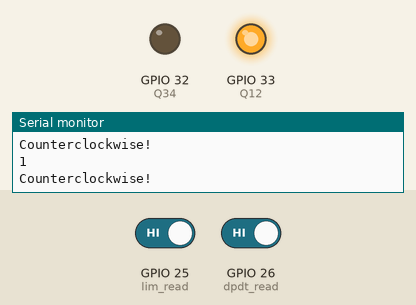
This sketch was run on a simulated ESP32. Parts: output pins drawn as LEDs (lit = HIGH), the last lines printed to the serial monitor. The test bench sets the inputs (shaded band); at power-on: GPIO 25 (lim_read) HIGH, GPIO 26 (dpdt_read) HIGH. Random numbers use the default seed unless the sketch sets one.

Above: at 1.2 s.
1.3 s: GPIO 25 (lim_read) driven LOW
At 1.9 s:
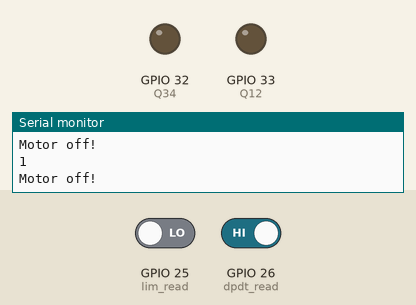
2.8 s: GPIO 26 (dpdt_read) driven LOW
At 3.1 s:
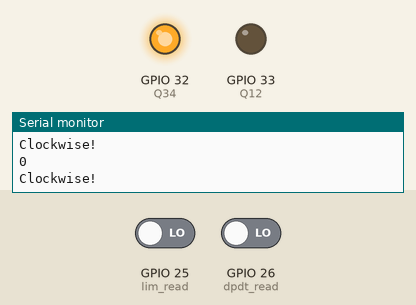
4.3 s: GPIO 26 (dpdt_read) driven HIGH
At 5.5 s:
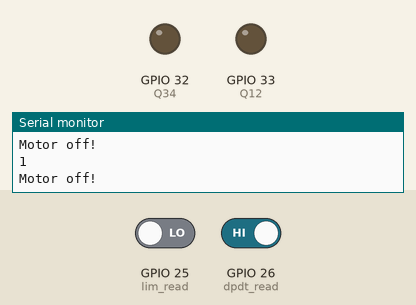
Timing chart, 0 to 7.3 s (numbered marks = the images above; inputs shaded):
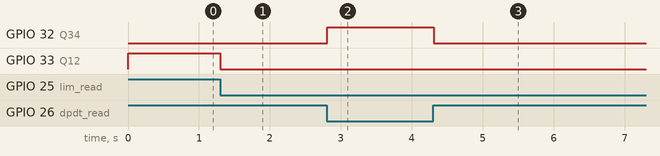

Measured:
- after the input at 1.3 s, GPIO 33 (Q12): HIGH → LOW at once
- after the input at 2.8 s, GPIO 32 (Q34): LOW → HIGH at once
- after the input at 4.3 s, GPIO 32 (Q34): HIGH → LOW at once

The sketch:

UselessBoxNormalCode.ino
```cpp
const int Q12 = 33; //Top Right
const int Q34 = 32; //Bottom Right
const int lim_read = 25;
const int dpdt_read = 26;
volatile int state[2];
bool justHitSwitch = false;

void setup() {
  // Set up the pins:
  pinMode(Q12, OUTPUT);
  pinMode(Q34, OUTPUT);
  pinMode(lim_read, INPUT);
  pinMode(dpdt_read, INPUT);

  //Establish serial comms
  Serial.begin(115200);
  Serial.println("Starting Serial Comms");
  randomSeed(analogRead(0));
}

void loop() {

  int switchRead = digitalRead(lim_read);
  int dpdtRead = digitalRead(dpdt_read);

  if (dpdtRead == 0) {
    forward();
    justHitSwitch = false;
  } else if (dpdtRead == 1) {
    if (switchRead == 0) {
      motorStop();
      justHitSwitch = true;
    } else if (switchRead == 1) {
      if (justHitSwitch) {
        delay(random(2000, 5001));
        justHitSwitch = false;
      }
      backward();
    }
  }

  delay(100);

  Serial.println(dpdtRead);

}

void forward() {

  digitalWrite(Q12, LOW);
  digitalWrite(Q34, HIGH);
  Serial.println("Clockwise!");

}

void backward() {

  digitalWrite(Q34, LOW);
  digitalWrite(Q12, HIGH);
  Serial.println("Counterclockwise!");

}

void motorStop() {

  digitalWrite(Q34, LOW);
  digitalWrite(Q12, LOW);
  Serial.println("Motor off!");

}
```
